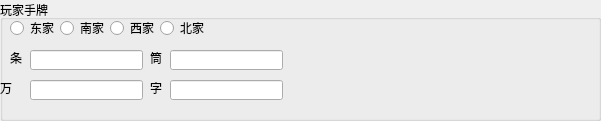
   <widget class="QGroupBox" name="groupBox_5">
    <property name="geometry">
     <rect>
      <x>20</x>
      <y>510</y>
      <width>601</width>
      <height>121</height>
     </rect>
    </property>
    <property name="title">
     <string>玩家手牌</string>
    </property>
    <widget class="QRadioButton" name="radioButton_13">
     <property name="geometry">
      <rect>
       <x>160</x>
       <y>20</y>
       <width>51</width>
       <height>16</height>
      </rect>
     </property>
     <property name="text">
      <string>北家</string>
     </property>
    </widget>
    <widget class="QRadioButton" name="radioButton_14">
     <property name="geometry">
      <rect>
       <x>110</x>
       <y>20</y>
       <width>51</width>
       <height>16</height>
      </rect>
     </property>
     <property name="text">
      <string>西家</string>
     </property>
    </widget>
    <widget class="QRadioButton" name="radioButton_15">
     <property name="geometry">
      <rect>
       <x>10</x>
       <y>20</y>
       <width>51</width>
       <height>16</height>
      </rect>
     </property>
     <property name="text">
      <string>东家</string>
     </property>
    </widget>
    <widget class="QRadioButton" name="radioButton_16">
     <property name="geometry">
      <rect>
       <x>60</x>
       <y>20</y>
       <width>51</width>
       <height>16</height>
      </rect>
     </property>
     <property name="text">
      <string>南家</string>
     </property>
    </widget>
    <widget class="QLineEdit" name="lineEdit">
     <property name="geometry">
      <rect>
       <x>30</x>
       <y>50</y>
       <width>113</width>
       <height>20</height>
      </rect>
     </property>
    </widget>
    <widget class="QLineEdit" name="lineEdit_2">
     <property name="geometry">
      <rect>
       <x>30</x>
       <y>80</y>
       <width>113</width>
       <height>20</height>
      </rect>
     </property>
    </widget>
    <widget class="QLineEdit" name="lineEdit_3">
     <property name="geometry">
      <rect>
       <x>170</x>
       <y>50</y>
       <width>113</width>
       <height>20</height>
      </rect>
     </property>
    </widget>
    <widget class="QLineEdit" name="lineEdit_4">
     <property name="geometry">
      <rect>
       <x>170</x>
       <y>80</y>
       <width>113</width>
       <height>20</height>
      </rect>
     </property>
    </widget>
    <widget class="QLabel" name="label">
     <property name="geometry">
      <rect>
       <x>10</x>
       <y>50</y>
       <width>21</width>
       <height>16</height>
      </rect>
     </property>
     <property name="text">
      <string>条</string>
     </property>
    </widget>
    <widget class="QLabel" name="label_2">
     <property name="geometry">
      <rect>
       <x>150</x>
       <y>50</y>
       <width>16</width>
       <height>16</height>
      </rect>
     </property>
     <property name="text">
      <string>筒</string>
     </property>
    </widget>
    <widget class="QLabel" name="label_3">
     <property name="geometry">
      <rect>
       <x>0</x>
       <y>80</y>
       <width>21</width>
       <height>16</height>
      </rect>
     </property>
     <property name="text">
      <string>万</string>
     </property>
    </widget>
    <widget class="QLabel" name="label_4">
     <property name="geometry">
      <rect>
       <x>150</x>
       <y>80</y>
       <width>16</width>
       <height>16</height>
      </rect>
     </property>
     <property name="text">
      <string>字</string>
     </property>
    </widget>
   </widget>
